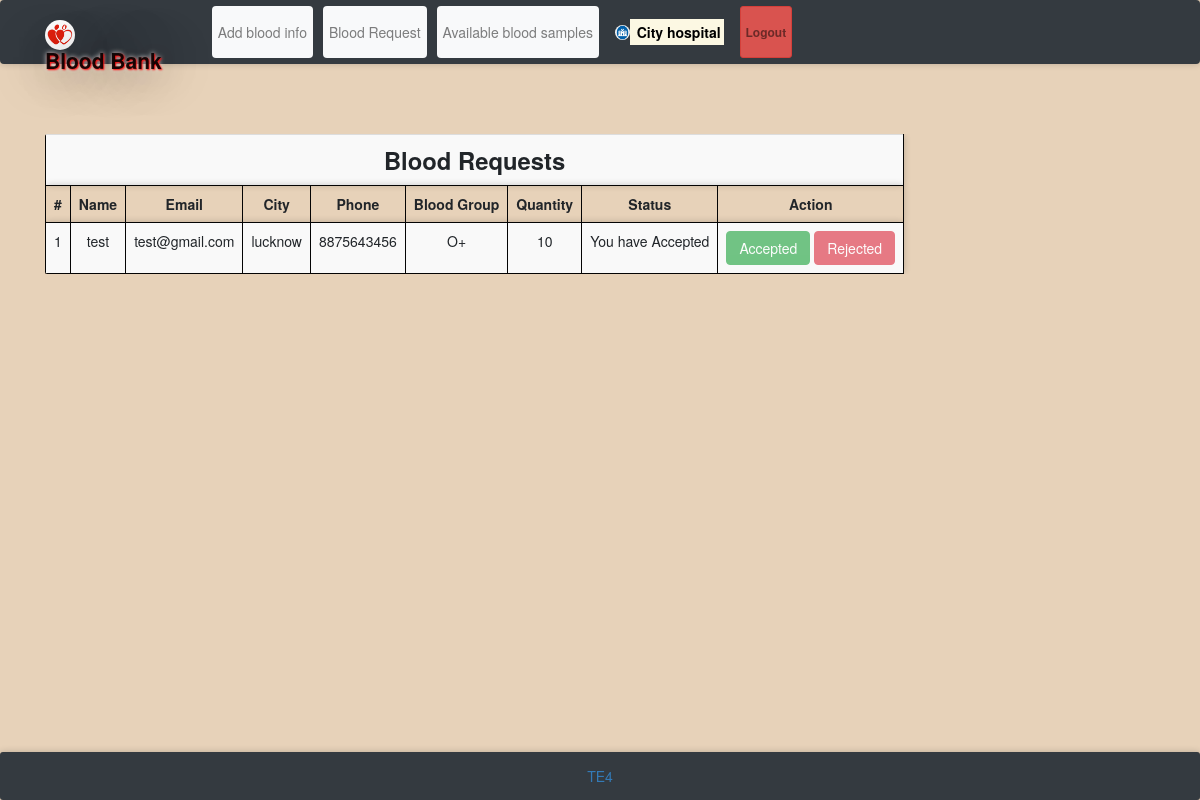
The app's page /bloodrequest.php (signed in) with its own data.
### tables this page shows
CREATE TABLE `bloodrequest` (
  `reqid` int(11) NOT NULL,
  `hid` int(11) NOT NULL,
  `rid` int(11) NOT NULL,
  `bg` varchar(11) NOT NULL,
  `status` varchar(100) NOT NULL DEFAULT 'Pending',
  `quantity` int(100) NOT NULL
);

CREATE TABLE `receivers` (
  `id` int(11) NOT NULL,
  `rname` varchar(100) NOT NULL,
  `remail` varchar(100) NOT NULL,
  `rpassword` varchar(100) NOT NULL,
  `rphone` varchar(100) NOT NULL,
  `rbg` varchar(10) NOT NULL,
  `rcity` varchar(100) NOT NULL
);

### message.php (called while the page is built, shortened)
<?php $counter=0; if(isset($_GET['msg'])) { ?>
	<div class="col-5 alert alert alert-success alert-dismissible fade show card" id="message">
		<button type="button" class="close" data-dismiss="alert" title="close">&times;</button><?php echo $_GET['msg'];?>
	</div>
<?php }?>

### bloodrequest.php (the view, shortened to what this page needs)
<?php
require 'file/connection.php';
  if(!isset($_SESSION['hid']))
  {
  header('location:login.php');
  }
  else {
    $hid = $_SESSION['hid'];
    $sql = "select bloodrequest.*, receivers.* from bloodrequest, receivers where hid='$hid' && bloodrequest.rid=receivers.id";
    $result = mysqli_query($conn, $sql);
?>
<!DOCTYPE html>
<html>
<?php require 'head.php'; ?>
<body style="background-color: #e7d2b9;">
	<?php require 'header.php'; ?>
	<div class="container cont">
		<?php require 'message.php'; ?>
	<table class="table table-responsive table-striped rounded mb-4">
		<tr><th colspan="10" class="title">Blood requests</th></tr>
		<tr>
			<th>#</th>
			<th>Name</th>
			<th>Email</th>
			<th>City</th>
			<th>Phone</th>
			<th>Blood Group</th>
			<th>Quantity</th>
			<th>Status</th>
			<th colspan="2">Action</th>
		</tr>
		<?php while($row = mysqli_fetch_array($result)) { ?>
		<tr>
			<td><?php echo ++$counter;?></td>
			<td><?php echo $row['rname'];?></td>
			<td><?php echo $row['remail'];?></td>
			<td><?php echo $row['rcity'];?></td>
			<td><?php echo $row['rphone'];?></td>
			<td><?php echo $row['bg'];?></td>
			<td><?php echo $row['quantity'];?></td>
      <form action="file/accept.php" method="post">
			<td><?php echo 'You have '.$row['status'];?></td>
			<td>
				<?php
				if($row['status'] == 'Accepted')
					{
						?>
						<a href="" class="btn btn-success disabled">Accepted</a>
						<a href="" class="btn btn-danger disabled">Rejected</a>
						 <?php
					}
					elseif ($row['status'] == 'Rejected') {
						?>
						<a href="" class="btn btn-success disabled">Accepted</a>
						<a href="" class="btn btn-danger disabled">Rejected</a>
						 <?php
					}
			  else
			  	{
			  		?>
				<input type="submit" name="accept" class="btn btn-success" value="Accept">
				<a href="file/reject.php?reqid=<?php echo $row['reqid'];?>" class="btn btn-danger">Reject</a>
					<?php
					}
					?>
			</td>
			</form>
		</tr>
		<?php } ?>
	</table>
</div>
    <?php require 'footer.php'; ?>
</body>
</html>
<?php } ?>

### css/style.css (style rules this page uses)
.cont { padding-top: 40px; text-align: justify; font-size: 1em; }
.card ,nav, .footer,tr,video { border-radius: 3px; transition: all 200ms ease-out; box-shadow: 0px 0px 7px rgba(0, 0, 0, 0.2); }
tr,th,td { border:0.1px solid silver; text-align: center; }
.title { font-weight: bold; font-size: 1.7em; text-transform: capitalize; text-align: center; }
form { padding-top: 20px; }
a:link { text-decoration: none; }

### bloodrequest.php (style rules this page uses)
tr, th, td { border: 0.1px solid #040404; text-align: center; }
.table td, .table th { padding: .75rem; vertical-align: top; border-top: 1px solid #040404; }

### records on screen
bloodrequest: receivers.rname "test", receivers.remail "test@gmail.com", receivers.rcity "lucknow", receivers.rphone "8875643456", bg "O+", quantity "10", status "Accepted", shows "Rejected"

### other values on screen
$_SESSION['hname'] "City hospital"
